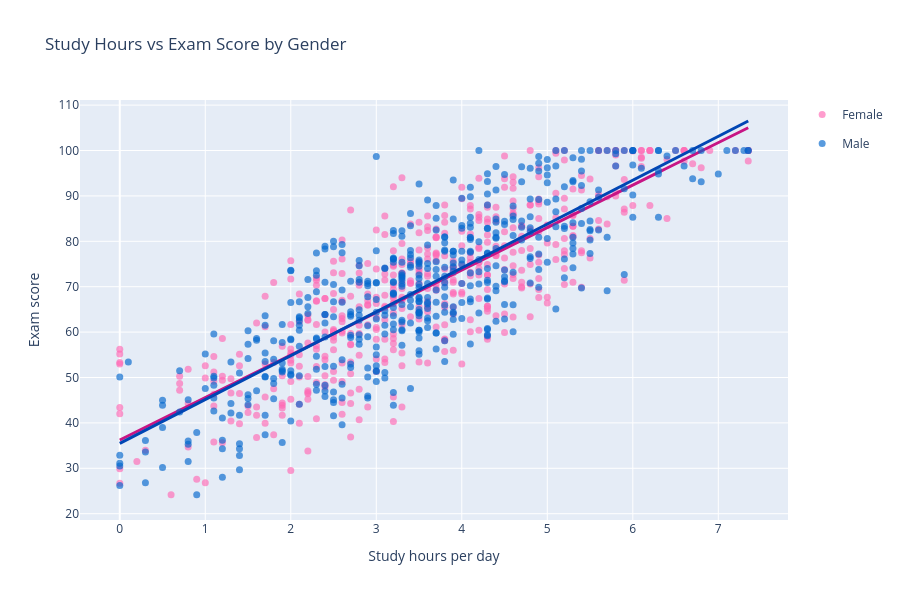

Notebook source saved alongside this figure:
### Code cell
import plotly.graph_objects as go
import numpy as np

# Split data
female_df = df[df['gender'] == 'Female']
male_df = df[df['gender'] == 'Male']

# Helper function for linear regression line
def make_trendline(x, y):
    coeffs = np.polyfit(x, y, 1)
    x_line = np.linspace(x.min(), x.max(), 100)
    y_line = coeffs[0] * x_line + coeffs[1]
    return x_line, y_line

# Trendlines
x_female, y_female = make_trendline(female_df['study_hours_per_day'], female_df['exam_score'])
x_male, y_male = make_trendline(male_df['study_hours_per_day'], male_df['exam_score'])

# Female scatter
female_scatter = go.Scatter(
    x=female_df['study_hours_per_day'],
    y=female_df['exam_score'],
    mode='markers',
    name='Female',
    marker=dict(
        color='rgb(255,105,180)',
        size=7,
        opacity=0.65
    ),
    legendgroup='female'
)

# Female trend line
female_line = go.Scatter(
    x=x_female,
    y=y_female,
    mode='lines',
    name='Female trend',
    line=dict(color='rgb(199,21,133)', width=3),
    legendgroup='female',
    showlegend=False
)

# Male scatter
male_scatter = go.Scatter(
    x=male_df['study_hours_per_day'],
    y=male_df['exam_score'],
    mode='markers',
    name='Male',
    marker=dict(
        color='rgb(0,102,204)',
        size=7,
        opacity=0.65
    ),
    legendgroup='male'
)

# Male trend line
male_line = go.Scatter(
    x=x_male,
    y=y_male,
    mode='lines',
    name='Male trend',
    line=dict(color='rgb(0,70,180)', width=3),
    legendgroup='male',
    showlegend=False
)

# Layout
layout = go.Layout(
    title='Study Hours vs Exam Score by Gender',
    xaxis=dict(title='Study hours per day'),
    yaxis=dict(title='Exam score'),
    height=600
)

# Figure
fig = go.Figure(
    data=[female_scatter, female_line, male_scatter, male_line],
    layout=layout
)

fig.show()

### Figure 1 — Plotly figure (JSON) as saved in the notebook; plotly's stock layout.template omitted (floating-point values rounded to 4 significant figures; data arrays with more than 128 entries replaced by an {"elided": "..."} marker saying what was removed)
{"data": [{"legendgroup": "female", "marker": {"color": "rgb(255,105,180)", "opacity": 0.65, "size": 7}, "mode": "markers", "name": "Female", "type": "scatter", "x": {"elided": "481 float values"}, "y": {"elided": "481 float values"}}, {"legendgroup": "female", "line": {"color": "rgb(199,21,133)", "width": 3}, "mode": "lines", "name": "Female trend", "showlegend": false, "type": "scatter", "x": [0.0, 0.07424, 0.1485, 0.2227, 0.297, 0.3712, 0.4455, 0.5197, 0.5939, 0.6682, 0.7424, 0.8167, 0.8909, 0.9652, 1.039, 1.114, 1.188, 1.262, 1.336, 1.411, 1.485, 1.559, 1.633, 1.708, 1.782, 1.856, 1.93, 2.005, 2.079, 2.153, 2.227, 2.302, 2.376, 2.45, 2.524, 2.598, 2.673, 2.747, 2.821, 2.895, 2.97, 3.044, 3.118, 3.192, 3.267, 3.341, 3.415, 3.489, 3.564, 3.638, 3.712, 3.786, 3.861, 3.935, 4.009, 4.083, 4.158, 4.232, 4.306, 4.38, 4.455, 4.529, 4.603, 4.677, 4.752, 4.826, 4.9, 4.974, 5.048, 5.123, 5.197, 5.271, 5.345, 5.42, 5.494, 5.568, 5.642, 5.717, 5.791, 5.865, 5.939, 6.014, 6.088, 6.162, 6.236, 6.311, 6.385, 6.459, 6.533, 6.608, 6.682, 6.756, 6.83, 6.905, 6.979, 7.053, 7.127, 7.202, 7.276, 7.35], "y": [36.23, 36.92, 37.62, 38.31, 39.01, 39.7, 40.4, 41.09, 41.78, 42.48, 43.17, 43.87, 44.56, 45.26, 45.95, 46.65, 47.34, 48.04, 48.73, 49.43, 50.12, 50.82, 51.51, 52.21, 52.9, 53.6, 54.29, 54.99, 55.68, 56.37, 57.07, 57.76, 58.46, 59.15, 59.85, 60.54, 61.24, 61.93, 62.63, 63.32, 64.02, 64.71, 65.41, 66.1, 66.8, 67.49, 68.19, 68.88, 69.58, 70.27, 70.97, 71.66, 72.35, 73.05, 73.74, 74.44, 75.13, 75.83, 76.52, 77.22, 77.91, 78.61, 79.3, 80.0, 80.69, 81.39, 82.08, 82.78, 83.47, 84.17, 84.86, 85.56, 86.25, 86.94, 87.64, 88.33, 89.03, 89.72, 90.42, 91.11, 91.81, 92.5, 93.2, 93.89, 94.59, 95.28, 95.98, 96.67, 97.37, 98.06, 98.76, 99.45, 100.1, 100.8, 101.5, 102.2, 102.9, 103.6, 104.3, 105.0]}, {"legendgroup": "male", "marker": {"color": "rgb(0,102,204)", "opacity": 0.65, "size": 7}, "mode": "markers", "name": "Male", "type": "scatter", "x": {"elided": "477 float values"}, "y": {"elided": "477 float values"}}, {"legendgroup": "male", "line": {"color": "rgb(0,70,180)", "width": 3}, "mode": "lines", "name": "Male trend", "showlegend": false, "type": "scatter", "x": [0.0, 0.07424, 0.1485, 0.2227, 0.297, 0.3712, 0.4455, 0.5197, 0.5939, 0.6682, 0.7424, 0.8167, 0.8909, 0.9652, 1.039, 1.114, 1.188, 1.262, 1.336, 1.411, 1.485, 1.559, 1.633, 1.708, 1.782, 1.856, 1.93, 2.005, 2.079, 2.153, 2.227, 2.302, 2.376, 2.45, 2.524, 2.598, 2.673, 2.747, 2.821, 2.895, 2.97, 3.044, 3.118, 3.192, 3.267, 3.341, 3.415, 3.489, 3.564, 3.638, 3.712, 3.786, 3.861, 3.935, 4.009, 4.083, 4.158, 4.232, 4.306, 4.38, 4.455, 4.529, 4.603, 4.677, 4.752, 4.826, 4.9, 4.974, 5.048, 5.123, 5.197, 5.271, 5.345, 5.42, 5.494, 5.568, 5.642, 5.717, 5.791, 5.865, 5.939, 6.014, 6.088, 6.162, 6.236, 6.311, 6.385, 6.459, 6.533, 6.608, 6.682, 6.756, 6.83, 6.905, 6.979, 7.053, 7.127, 7.202, 7.276, 7.35], "y": [35.49, 36.21, 36.92, 37.64, 38.36, 39.07, 39.79, 40.51, 41.23, 41.94, 42.66, 43.38, 44.1, 44.81, 45.53, 46.25, 46.96, 47.68, 48.4, 49.12, 49.83, 50.55, 51.27, 51.99, 52.7, 53.42, 54.14, 54.86, 55.57, 56.29, 57.01, 57.72, 58.44, 59.16, 59.88, 60.59, 61.31, 62.03, 62.75, 63.46, 64.18, 64.9, 65.61, 66.33, 67.05, 67.77, 68.48, 69.2, 69.92, 70.64, 71.35, 72.07, 72.79, 73.51, 74.22, 74.94, 75.66, 76.37, 77.09, 77.81, 78.53, 79.24, 79.96, 80.68, 81.4, 82.11, 82.83, 83.55, 84.26, 84.98, 85.7, 86.42, 87.13, 87.85, 88.57, 89.29, 90.0, 90.72, 91.44, 92.16, 92.87, 93.59, 94.31, 95.02, 95.74, 96.46, 97.18, 97.89, 98.61, 99.33, 100.0, 100.8, 101.5, 102.2, 102.9, 103.6, 104.3, 105.1, 105.8, 106.5]}], "layout": {"height": 600, "title": {"text": "Study Hours vs Exam Score by Gender"}, "xaxis": {"title": {"text": "Study hours per day"}}, "yaxis": {"title": {"text": "Exam score"}}}}
